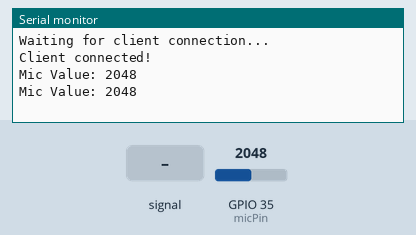
Bench run of a sketch on a simulated ESP32. On the bench: the last lines printed to the serial monitor. The inputs (shaded band) are chosen by the test bench; at power-on: GPIO 35 (micPin) = 2048. Nothing arrives over Bluetooth unless stated.

Above: at 1.2 s.
1.3 s: GPIO 35 (micPin) fed a 200 Hz sine of ±327 counts around its level
At 2.6 s:
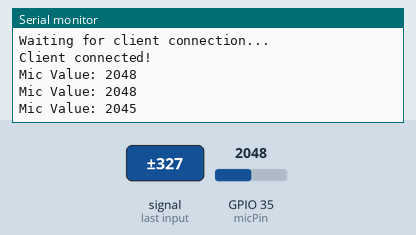
2.8 s: GPIO 35 (micPin) set to 2866
At 3.6 s:
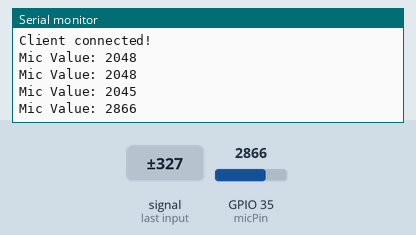
4.3 s: GPIO 35 (micPin) fed a 1000 Hz sine of ±1023 counts around its level
At 5.6 s:
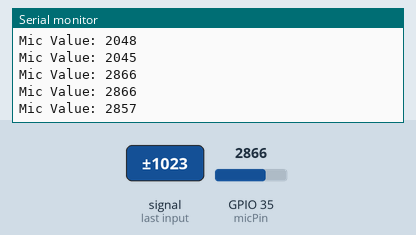
5.8 s: GPIO 35 (micPin) set to 3603
At 7.1 s:
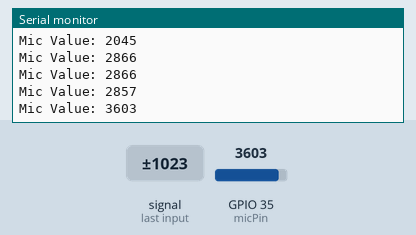
Timing chart, 0 to 8.3 s (numbered marks = the images above; inputs shaded):
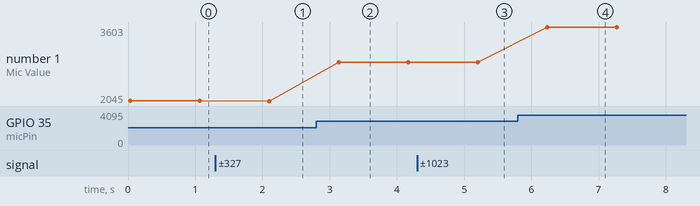

Measured:
- after the input at 1.3 s, the serial monitor: prints a new line after 0.80 s (image 1)
- after the input at 2.8 s, the serial monitor: prints a new line after 0.34 s (image 2)
- after the input at 4.3 s, the serial monitor: prints a new line after 0.90 s (image 3)
- after the input at 5.8 s, the serial monitor: prints a new line after 0.44 s (image 4)
- plotted number 1: 2048 → 2045 after the input at 1.3 s, 2045 → 2866 after the input at 2.8 s, 2866 → 2857 after the input at 4.3 s, 2857 → 3603 after the input at 5.8 s

The sketch:

sarah_microfon.ino
```cpp
#include <BluetoothSerial.h>

BluetoothSerial SerialBT;

const int micPin = 35;
const int threshold = 100;

int read_mic_value() {
  int sum = 0;
  for (int i = 0; i < 300; i++) {
    sum += analogRead(micPin);
  }
  sum /= 300;
  return sum;
}

void setup() {
  Serial.begin(115200);
  SerialBT.begin("ESP32_MIC"); // Numele dispozitivului Bluetooth
  pinMode(micPin, INPUT);

  // Așteaptă până când un client se conectează
  Serial.println("Waiting for client connection...");
  while (!SerialBT.hasClient()) {
    delay(1000);
    Serial.println("Still waiting for client connection...");
  }
  Serial.println("Client connected!");
}

void loop() {
  if (SerialBT.hasClient()) {
    int micValue = read_mic_value();
    Serial.print("Mic Value: ");
    Serial.println(micValue);

    if (micValue > threshold) {
      SerialBT.print("X");
    }

    delay(1000); // 1 secundă
  } else {
    // Oprește trimiterea de date dacă clientul se deconectează
    Serial.println("Client disconnected, waiting for new connection...");
    while (!SerialBT.hasClient()) {
      delay(1000);
      Serial.println("Still waiting for client connection...");
    }
    Serial.println("Client reconnected!");
  }
}
```
